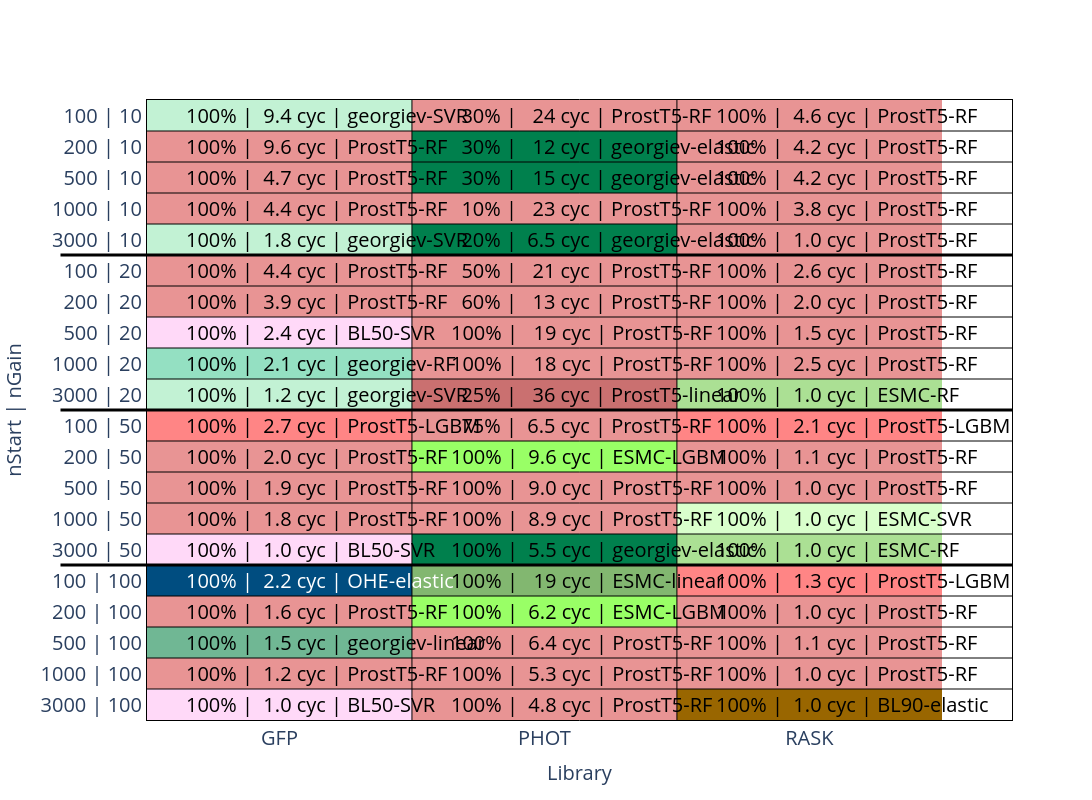

Notebook code for this chart:
### Code cell
import re
import numpy as np
import pandas as pd
import plotly.graph_objects as go
import os

best_combo_excl_YAP1 = best_combo[best_combo['dataset'] != 'YAP1']

# ============================================================================
# HELPER
# ============================================================================
def get_contrast_color(col_str):
    col_str = str(col_str).strip()
    r, g, b = 255, 255, 255

    if col_str.startswith('#'):
        hx = col_str.lstrip('#')
        if len(hx) == 3:
            hx = ''.join(c*2 for c in hx)
        if len(hx) >= 6:
            try:
                r, g, b = tuple(int(hx[i:i+2], 16) for i in (0, 2, 4))
            except:
                pass

    elif col_str.startswith('rgb'):
        vals = [int(v) for v in re.findall(r'\d+', col_str)]
        if len(vals) >= 3:
            r, g, b = vals[0], vals[1], vals[2]

    lum = (0.299 * r + 0.587 * g + 0.114 * b) / 255
    is_dark = lum < 0.5
    is_blue = b > r and b >= g

    return 'white' if (is_dark and is_blue) else 'black'


# ============================================================================
# DATA PREP
# ============================================================================
best_combo_excl_YAP1['combo_name'] = (
    best_combo_excl_YAP1['embedding'].astype(str).str.strip()
    + " x " +
    best_combo_excl_YAP1['model'].astype(str).str.strip()
)

pivot_text = best_combo_excl_YAP1.pivot(
    index=['n_Gain', 'n_Start'],
    columns='dataset',
    values='formatted_value'
)

pivot_combo = best_combo_excl_YAP1.pivot(
    index=['n_Gain', 'n_Start'],
    columns='dataset',
    values='combo_name'
)


y_labels_rich = [f"{start} | {gain}" for gain, start in pivot_text.index]
x_labels_rich = pivot_text.columns.tolist()


# ============================================================================
# UNIQUE COMBOS (SAFE)
# ============================================================================
unique_combos = np.unique(
    [x.strip() for x in pivot_combo.values.flatten() if pd.notna(x)]
)

sorted_unique_combos = sorted(unique_combos, key=lambda x: tuple(x.split(' x ')))
combo_to_int = {combo: i for i, combo in enumerate(sorted_unique_combos)}


# ============================================================================
# Z MATRIX
# ============================================================================
z_vals = np.zeros(pivot_combo.shape)

for i in range(pivot_combo.shape[0]):
    for j in range(pivot_combo.shape[1]):

        combo = pivot_combo.iloc[i, j]

        if pd.isna(combo):
            z_vals[i, j] = np.nan
        else:
            z_vals[i, j] = combo_to_int.get(combo.strip(), np.nan)


# ============================================================================
# COLORSCALE
# ============================================================================
n_colors = len(sorted_unique_combos)
colorscale_dynamic = []

for i, combo in enumerate(sorted_unique_combos):
    color = combination_colors.get(combo, 'rgba(128,128,128,0.8)')
    colorscale_dynamic.append([i / n_colors, color])
    colorscale_dynamic.append([(i + 1) / n_colors, color])


# ============================================================================
# HEATMAP
# ============================================================================
fig_rich = go.Figure(data=go.Heatmap(
    z=z_vals,
    x=x_labels_rich,
    y=y_labels_rich,
    hovertext=pivot_text.values,
    colorscale=colorscale_dynamic,
    zmin=0,
    zmax=n_colors,
    showscale=False,
    hoverinfo="text",
))


# ============================================================================
# ANNOTATIONS (TRUE LEFT CELL ALIGNMENT FIX)
# ============================================================================
annotations = []

for i in range(pivot_combo.shape[0]):
    for j in range(pivot_combo.shape[1]):

        val = pivot_text.iloc[i, j]
        combo = pivot_combo.iloc[i, j]

        if not pd.isna(val):

            base_text = val
            bg_color = combination_colors.get(combo, 'white') if not pd.isna(combo) else 'white'
            text_color = get_contrast_color(bg_color)

            success = int(float(base_text.split('|')[0].strip(" %").strip()))
            duration = float(base_text.split('|')[1].strip(" cyc").replace(',', '.'))
            combo_name = base_text.split('|')[2].strip()

            # ----------------------------
            # FORMATTING (your rules kept)
            # ----------------------------
            success_str = f" {success:>3d}%" if success < 100 else f"{success:>3d}%"
            duration_str = f"{duration:>4.1f} cyc" if duration < 10 else f"{round(duration):>4d} cyc"

            formatted_text = f"{success_str} | {duration_str} | {combo_name}"

            # ----------------------------
            # KEY FIX: shift inside cell
            # ----------------------------
            annotations.append(dict(
                x=j - 0.36,   # IMPORTANT: left-align inside cell
                y=i,
                xref="x",
                yref="y",
                text=formatted_text,
                xanchor="left",
                yanchor="middle",
                align="left",
                showarrow=False,
                font=dict(
                    color=text_color,
                    size=20
                )
            ))


# ============================================================================
# LAYOUT
# ============================================================================
fig_rich.update_layout(
    annotations=annotations,
    height=800,
    width=1500,
    xaxis_title="Library",
    yaxis_title="nStart | nGain",
    plot_bgcolor='white',
    paper_bgcolor='white',
    legend_title_text='Winning Combination',
    legend=dict(font=dict(size=20)),
)


# ============================================================================
# LEGEND
# ============================================================================
for combo in sorted_unique_combos:
    color = combination_colors.get(combo, 'rgba(128, 128, 128, 0.8)')
    fig_rich.add_trace(go.Scatter(
        x=[None], y=[None],
        mode='markers',
        marker=dict(color=color, symbol='square', size=30),
        name=combo,
        legendgroup=combo,
        showlegend=False
    ))


# ============================================================================
# AXES
# ============================================================================
fig_rich.update_yaxes(
    autorange="reversed",
    showgrid=False,
    showline=True,
    linewidth=1,
    linecolor='black',
    mirror=True,
    title_font=dict(size=20),
    tickfont=dict(size=20)
)

fig_rich.update_xaxes(
    showgrid=False,
    showline=True,
    linewidth=1,
    linecolor='black',
    mirror=True,
    title_font=dict(size=20),
    tickfont=dict(size=20)
)


# ============================================================================
# GRID LINES
# ============================================================================
for i in range(len(x_labels_rich) - 1):
    fig_rich.add_vline(x=i + 0.5, line_width=1, line_color='black')

for i in range(len(pivot_text.index) - 1):
    curr_ngain = pivot_text.index[i][0]
    next_ngain = pivot_text.index[i + 1][0]

    lw = 3 if curr_ngain != next_ngain else 1

    fig_rich.add_hline(y=i + 0.5, line_width=lw, line_color='black')

    if lw == 3:
        fig_rich.add_shape(
            type="line",
            x0=-0.1, x1=0,
            y0=i + 0.5, y1=i + 0.5,
            line=dict(color="black", width=lw),
            xref="paper",
            yref="y"
        )


# ============================================================================
# OUTPUT
# ============================================================================
fig_rich.show()

outpath = "plots/"
title = "top_combinations_detailled_excl_YAP1.jpg"

fig_rich.write_image(
    os.path.join(outpath, title),
    scale=2
)

### Figure 1 — Plotly figure (JSON) as saved in the notebook; plotly's stock layout.template omitted (floating-point values rounded to 4 significant figures)
{"data": [{"colorscale": [[0, "rgba(255, 179, 242, 0.5)"], [0.07143, "rgba(255, 179, 242, 0.5)"], [0.07143, "rgba(153, 102,   0, 1)"], [0.1429, "rgba(153, 102,   0, 1)"], [0.1429, "rgba(128, 255,  64, 0.8)"], [0.2143, "rgba(128, 255,  64, 0.8)"], [0.2143, "rgba(115, 204,  77, 0.6)"], [0.2857, "rgba(115, 204,  77, 0.6)"], [0.2857, "rgba(179, 255, 153, 0.5)"], [0.3571, "rgba(179, 255, 153, 0.5)"], [0.3571, "rgba( 77, 153,  51, 0.7)"], [0.4286, "rgba( 77, 153,  51, 0.7)"], [0.4286, "rgba(  0,  77, 128, 1)"], [0.5, "rgba(  0,  77, 128, 1)"], [0.5, "rgba(255, 102, 102, 0.8)"], [0.5714, "rgba(255, 102, 102, 0.8)"], [0.5714, "rgba(217,  77,  77, 0.6)"], [0.6429, "rgba(217,  77,  77, 0.6)"], [0.6429, "rgba(179,  51,  51, 0.7)"], [0.7143, "rgba(179,  51,  51, 0.7)"], [0.7143, "rgba( 77, 204, 153, 0.6)"], [0.7857, "rgba( 77, 204, 153, 0.6)"], [0.7857, "rgba(133, 230, 169, 0.5)"], [0.8571, "rgba(133, 230, 169, 0.5)"], [0.8571, "rgba(  0, 128,  77, 1)"], [0.9286, "rgba(  0, 128,  77, 1)"], [0.9286, "rgba( 51, 153, 102, 0.7)"], [1, "rgba( 51, 153, 102, 0.7)"]], "hoverinfo": "text", "hovertext": [["100.0% | 9.4 cyc | georgiev-SVR", "30.0% | 24.0 cyc | ProstT5-RF", "100.0% | 4.6 cyc | ProstT5-RF"], ["100.0% | 9.6 cyc | ProstT5-RF", "30.0% | 11.7 cyc | georgiev-elastic", "100.0% | 4.2 cyc | ProstT5-RF"], ["100.0% | 4.7 cyc | ProstT5-RF", "30.0% | 14.7 cyc | georgiev-elastic", "100.0% | 4.2 cyc | ProstT5-RF"], ["100.0% | 4.4 cyc | ProstT5-RF", "10.0% | 23.0 cyc | ProstT5-RF", "100.0% | 3.8 cyc | ProstT5-RF"], ["100.0% | 1.8 cyc | georgiev-SVR", "20.0% | 6.5 cyc | georgiev-elastic", "100.0% | 1.0 cyc | ProstT5-RF"], ["100.0% | 4.4 cyc | ProstT5-RF", "50.0% | 20.6 cyc | ProstT5-RF", "100.0% | 2.6 cyc | ProstT5-RF"], ["100.0% | 3.9 cyc | ProstT5-RF", "60.0% | 13.0 cyc | ProstT5-RF", "100.0% | 2.0 cyc | ProstT5-RF"], ["100.0% | 2.4 cyc | BL50-SVR", "100.0% | 18.9 cyc | ProstT5-RF", "100.0% | 1.5 cyc | ProstT5-RF"], ["100.0% | 2.1 cyc | georgiev-RF", "100.0% | 18.0 cyc | ProstT5-RF", "100.0% | 2.5 cyc | ProstT5-RF"], ["100.0% | 1.2 cyc | georgiev-SVR", "25.0% | 35.5 cyc | ProstT5-linear", "100.0% | 1.0 cyc | ESMC-RF"], ["100.0% | 2.7 cyc | ProstT5-LGBM", "75.0% | 6.5 cyc | ProstT5-RF", "100.0% | 2.1 cyc | ProstT5-LGBM"], ["100.0% | 2.0 cyc | ProstT5-RF", "100.0% | 9.6 cyc | ESMC-LGBM", "100.0% | 1.1 cyc | ProstT5-RF"], ["100.0% | 1.9 cyc | ProstT5-RF", "100.0% | 9.0 cyc | ProstT5-RF", "100.0% | 1.0 cyc | ProstT5-RF"], ["100.0% | 1.8 cyc | ProstT5-RF", "100.0% | 8.9 cyc | ProstT5-RF", "100.0% | 1.0 cyc | ESMC-SVR"], ["100.0% | 1.0 cyc | BL50-SVR", "100.0% | 5.5 cyc | georgiev-elastic", "100.0% | 1.0 cyc | ESMC-RF"], ["100.0% | 2.2 cyc | OHE-elastic", "100.0% | 19.0 cyc | ESMC-linear", "100.0% | 1.3 cyc | ProstT5-LGBM"], ["100.0% | 1.6 cyc | ProstT5-RF", "100.0% | 6.2 cyc | ESMC-LGBM", "100.0% | 1.0 cyc | ProstT5-RF"], ["100.0% | 1.5 cyc | georgiev-linear", "100.0% | 6.4 cyc | ProstT5-RF", "100.0% | 1.1 cyc | ProstT5-RF"], ["100.0% | 1.2 cyc | ProstT5-RF", "100.0% | 5.3 cyc | ProstT5-RF", "100.0% | 1.0 cyc | ProstT5-RF"], ["100.0% | 1.0 cyc | BL50-SVR", "100.0% | 4.8 cyc | ProstT5-RF", "100.0% | 1.0 cyc | BL90-elastic"]], "showscale": false, "type": "heatmap", "x": ["GFP", "PHOT", "RASK"], "y": ["100 | 10", "200 | 10", "500 | 10", "1000 | 10", "3000 | 10", "100 | 20", "200 | 20", "500 | 20", "1000 | 20", "3000 | 20", "100 | 50", "200 | 50", "500 | 50", "1000 | 50", "3000 | 50", "100 | 100", "200 | 100", "500 | 100", "1000 | 100", "3000 | 100"], "z": [[11.0, 8.0, 8.0], [8.0, 12.0, 8.0], [8.0, 12.0, 8.0], [8.0, 8.0, 8.0], [11.0, 12.0, 8.0], [8.0, 8.0, 8.0], [8.0, 8.0, 8.0], [0.0, 8.0, 8.0], [10.0, 8.0, 8.0], [11.0, 9.0, 3.0], [7.0, 8.0, 7.0], [8.0, 2.0, 8.0], [8.0, 8.0, 8.0], [8.0, 8.0, 4.0], [0.0, 12.0, 3.0], [6.0, 5.0, 7.0], [8.0, 2.0, 8.0], [13.0, 8.0, 8.0], [8.0, 8.0, 8.0], [0.0, 8.0, 1.0]], "zmax": 14, "zmin": 0}, {"legendgroup": "BL50 x SVR", "marker": {"color": "rgba(255, 179, 242, 0.5)", "size": 30, "symbol": "square"}, "mode": "markers", "name": "BL50 x SVR", "showlegend": false, "type": "scatter", "x": [null], "y": [null]}, {"legendgroup": "BL90 x elastic", "marker": {"color": "rgba(153, 102,   0, 1)", "size": 30, "symbol": "square"}, "mode": "markers", "name": "BL90 x elastic", "showlegend": false, "type": "scatter", "x": [null], "y": [null]}, {"legendgroup": "ESMC x LGBM", "marker": {"color": "rgba(128, 255,  64, 0.8)", "size": 30, "symbol": "square"}, "mode": "markers", "name": "ESMC x LGBM", "showlegend": false, "type": "scatter", "x": [null], "y": [null]}, {"legendgroup": "ESMC x RF", "marker": {"color": "rgba(115, 204,  77, 0.6)", "size": 30, "symbol": "square"}, "mode": "markers", "name": "ESMC x RF", "showlegend": false, "type": "scatter", "x": [null], "y": [null]}, {"legendgroup": "ESMC x SVR", "marker": {"color": "rgba(179, 255, 153, 0.5)", "size": 30, "symbol": "square"}, "mode": "markers", "name": "ESMC x SVR", "showlegend": false, "type": "scatter", "x": [null], "y": [null]}, {"legendgroup": "ESMC x linear", "marker": {"color": "rgba( 77, 153,  51, 0.7)", "size": 30, "symbol": "square"}, "mode": "markers", "name": "ESMC x linear", "showlegend": false, "type": "scatter", "x": [null], "y": [null]}, {"legendgroup": "OHE x elastic", "marker": {"color": "rgba(  0,  77, 128, 1)", "size": 30, "symbol": "square"}, "mode": "markers", "name": "OHE x elastic", "showlegend": false, "type": "scatter", "x": [null], "y": [null]}, {"legendgroup": "ProstT5 x LGBM", "marker": {"color": "rgba(255, 102, 102, 0.8)", "size": 30, "symbol": "square"}, "mode": "markers", "name": "ProstT5 x LGBM", "showlegend": false, "type": "scatter", "x": [null], "y": [null]}, {"legendgroup": "ProstT5 x RF", "marker": {"color": "rgba(217,  77,  77, 0.6)", "size": 30, "symbol": "square"}, "mode": "markers", "name": "ProstT5 x RF", "showlegend": false, "type": "scatter", "x": [null], "y": [null]}, {"legendgroup": "ProstT5 x linear", "marker": {"color": "rgba(179,  51,  51, 0.7)", "size": 30, "symbol": "square"}, "mode": "markers", "name": "ProstT5 x linear", "showlegend": false, "type": "scatter", "x": [null], "y": [null]}, {"legendgroup": "georgiev x RF", "marker": {"color": "rgba( 77, 204, 153, 0.6)", "size": 30, "symbol": "square"}, "mode": "markers", "name": "georgiev x RF", "showlegend": false, "type": "scatter", "x": [null], "y": [null]}, {"legendgroup": "georgiev x SVR", "marker": {"color": "rgba(133, 230, 169, 0.5)", "size": 30, "symbol": "square"}, "mode": "markers", "name": "georgiev x SVR", "showlegend": false, "type": "scatter", "x": [null], "y": [null]}, {"legendgroup": "georgiev x elastic", "marker": {"color": "rgba(  0, 128,  77, 1)", "size": 30, "symbol": "square"}, "mode": "markers", "name": "georgiev x elastic", "showlegend": false, "type": "scatter", "x": [null], "y": [null]}, {"legendgroup": "georgiev x linear", "marker": {"color": "rgba( 51, 153, 102, 0.7)", "size": 30, "symbol": "square"}, "mode": "markers", "name": "georgiev x linear", "showlegend": false, "type": "scatter", "x": [null], "y": [null]}], "layout": {"annotations": [{"align": "left", "font": {"color": "black", "size": 20}, "showarrow": false, "text": "100% |  9.4 cyc | georgiev-SVR", "x": -0.36, "xanchor": "left", "xref": "x", "y": 0, "yanchor": "middle", "yref": "y"}, {"align": "left", "font": {"color": "black", "size": 20}, "showarrow": false, "text": "  30% |   24 cyc | ProstT5-RF", "x": 0.64, "xanchor": "left", "xref": "x", "y": 0, "yanchor": "middle", "yref": "y"}, {"align": "left", "font": {"color": "black", "size": 20}, "showarrow": false, "text": "100% |  4.6 cyc | ProstT5-RF", "x": 1.64, "xanchor": "left", "xref": "x", "y": 0, "yanchor": "middle", "yref": "y"}, {"align": "left", "font": {"color": "black", "size": 20}, "showarrow": false, "text": "100% |  9.6 cyc | ProstT5-RF", "x": -0.36, "xanchor": "left", "xref": "x", "y": 1, "yanchor": "middle", "yref": "y"}, {"align": "left", "font": {"color": "black", "size": 20}, "showarrow": false, "text": "  30% |   12 cyc | georgiev-elastic", "x": 0.64, "xanchor": "left", "xref": "x", "y": 1, "yanchor": "middle", "yref": "y"}, {"align": "left", "font": {"color": "black", "size": 20}, "showarrow": false, "text": "100% |  4.2 cyc | ProstT5-RF", "x": 1.64, "xanchor": "left", "xref": "x", "y": 1, "yanchor": "middle", "yref": "y"}, {"align": "left", "font": {"color": "black", "size": 20}, "showarrow": false, "text": "100% |  4.7 cyc | ProstT5-RF", "x": -0.36, "xanchor": "left", "xref": "x", "y": 2, "yanchor": "middle", "yref": "y"}, {"align": "left", "font": {"color": "black", "size": 20}, "showarrow": false, "text": "  30% |   15 cyc | georgiev-elastic", "x": 0.64, "xanchor": "left", "xref": "x", "y": 2, "yanchor": "middle", "yref": "y"}, {"align": "left", "font": {"color": "black", "size": 20}, "showarrow": false, "text": "100% |  4.2 cyc | ProstT5-RF", "x": 1.64, "xanchor": "left", "xref": "x", "y": 2, "yanchor": "middle", "yref": "y"}, {"align": "left", "font": {"color": "black", "size": 20}, "showarrow": false, "text": "100% |  4.4 cyc | ProstT5-RF", "x": -0.36, "xanchor": "left", "xref": "x", "y": 3, "yanchor": "middle", "yref": "y"}, {"align": "left", "font": {"color": "black", "size": 20}, "showarrow": false, "text": "  10% |   23 cyc | ProstT5-RF", "x": 0.64, "xanchor": "left", "xref": "x", "y": 3, "yanchor": "middle", "yref": "y"}, {"align": "left", "font": {"color": "black", "size": 20}, "showarrow": false, "text": "100% |  3.8 cyc | ProstT5-RF", "x": 1.64, "xanchor": "left", "xref": "x", "y": 3, "yanchor": "middle", "yref": "y"}, {"align": "left", "font": {"color": "black", "size": 20}, "showarrow": false, "text": "100% |  1.8 cyc | georgiev-SVR", "x": -0.36, "xanchor": "left", "xref": "x", "y": 4, "yanchor": "middle", "yref": "y"}, {"align": "left", "font": {"color": "black", "size": 20}, "showarrow": false, "text": "  20% |  6.5 cyc | georgiev-elastic", "x": 0.64, "xanchor": "left", "xref": "x", "y": 4, "yanchor": "middle", "yref": "y"}, {"align": "left", "font": {"color": "black", "size": 20}, "showarrow": false, "text": "100% |  1.0 cyc | ProstT5-RF", "x": 1.64, "xanchor": "left", "xref": "x", "y": 4, "yanchor": "middle", "yref": "y"}, {"align": "left", "font": {"color": "black", "size": 20}, "showarrow": false, "text": "100% |  4.4 cyc | ProstT5-RF", "x": -0.36, "xanchor": "left", "xref": "x", "y": 5, "yanchor": "middle", "yref": "y"}, {"align": "left", "font": {"color": "black", "size": 20}, "showarrow": false, "text": "  50% |   21 cyc | ProstT5-RF", "x": 0.64, "xanchor": "left", "xref": "x", "y": 5, "yanchor": "middle", "yref": "y"}, {"align": "left", "font": {"color": "black", "size": 20}, "showarrow": false, "text": "100% |  2.6 cyc | ProstT5-RF", "x": 1.64, "xanchor": "left", "xref": "x", "y": 5, "yanchor": "middle", "yref": "y"}, {"align": "left", "font": {"color": "black", "size": 20}, "showarrow": false, "text": "100% |  3.9 cyc | ProstT5-RF", "x": -0.36, "xanchor": "left", "xref": "x", "y": 6, "yanchor": "middle", "yref": "y"}, {"align": "left", "font": {"color": "black", "size": 20}, "showarrow": false, "text": "  60% |   13 cyc | ProstT5-RF", "x": 0.64, "xanchor": "left", "xref": "x", "y": 6, "yanchor": "middle", "yref": "y"}, {"align": "left", "font": {"color": "black", "size": 20}, "showarrow": false, "text": "100% |  2.0 cyc | ProstT5-RF", "x": 1.64, "xanchor": "left", "xref": "x", "y": 6, "yanchor": "middle", "yref": "y"}, {"align": "left", "font": {"color": "black", "size": 20}, "showarrow": false, "text": "100% |  2.4 cyc | BL50-SVR", "x": -0.36, "xanchor": "left", "xref": "x", "y": 7, "yanchor": "middle", "yref": "y"}, {"align": "left", "font": {"color": "black", "size": 20}, "showarrow": false, "text": "100% |   19 cyc | ProstT5-RF", "x": 0.64, "xanchor": "left", "xref": "x", "y": 7, "yanchor": "middle", "yref": "y"}, {"align": "left", "font": {"color": "black", "size": 20}, "showarrow": false, "text": "100% |  1.5 cyc | ProstT5-RF", "x": 1.64, "xanchor": "left", "xref": "x", "y": 7, "yanchor": "middle", "yref": "y"}, {"align": "left", "font": {"color": "black", "size": 20}, "showarrow": false, "text": "100% |  2.1 cyc | georgiev-RF", "x": -0.36, "xanchor": "left", "xref": "x", "y": 8, "yanchor": "middle", "yref": "y"}, {"align": "left", "font": {"color": "black", "size": 20}, "showarrow": false, "text": "100% |   18 cyc | ProstT5-RF", "x": 0.64, "xanchor": "left", "xref": "x", "y": 8, "yanchor": "middle", "yref": "y"}, {"align": "left", "font": {"color": "black", "size": 20}, "showarrow": false, "text": "100% |  2.5 cyc | ProstT5-RF", "x": 1.64, "xanchor": "left", "xref": "x", "y": 8, "yanchor": "middle", "yref": "y"}, {"align": "left", "font": {"color": "black", "size": 20}, "showarrow": false, "text": "100% |  1.2 cyc | georgiev-SVR", "x": -0.36, "xanchor": "left", "xref": "x", "y": 9, "yanchor": "middle", "yref": "y"}, {"align": "left", "font": {"color": "black", "size": 20}, "showarrow": false, "text": "  25% |   36 cyc | ProstT5-linear", "x": 0.64, "xanchor": "left", "xref": "x", "y": 9, "yanchor": "middle", "yref": "y"}, {"align": "left", "font": {"color": "black", "size": 20}, "showarrow": false, "text": "100% |  1.0 cyc | ESMC-RF", "x": 1.64, "xanchor": "left", "xref": "x", "y": 9, "yanchor": "middle", "yref": "y"}, {"align": "left", "font": {"color": "black", "size": 20}, "showarrow": false, "text": "100% |  2.7 cyc | ProstT5-LGBM", "x": -0.36, "xanchor": "left", "xref": "x", "y": 10, "yanchor": "middle", "yref": "y"}, {"align": "left", "font": {"color": "black", "size": 20}, "showarrow": false, "text": "  75% |  6.5 cyc | ProstT5-RF", "x": 0.64, "xanchor": "left", "xref": "x", "y": 10, "yanchor": "middle", "yref": "y"}, {"align": "left", "font": {"color": "black", "size": 20}, "showarrow": false, "text": "100% |  2.1 cyc | ProstT5-LGBM", "x": 1.64, "xanchor": "left", "xref": "x", "y": 10, "yanchor": "middle", "yref": "y"}, {"align": "left", "font": {"color": "black", "size": 20}, "showarrow": false, "text": "100% |  2.0 cyc | ProstT5-RF", "x": -0.36, "xanchor": "left", "xref": "x", "y": 11, "yanchor": "middle", "yref": "y"}, {"align": "left", "font": {"color": "black", "size": 20}, "showarrow": false, "text": "100% |  9.6 cyc | ESMC-LGBM", "x": 0.64, "xanchor": "left", "xref": "x", "y": 11, "yanchor": "middle", "yref": "y"}, {"align": "left", "font": {"color": "black", "size": 20}, "showarrow": false, "text": "100% |  1.1 cyc | ProstT5-RF", "x": 1.64, "xanchor": "left", "xref": "x", "y": 11, "yanchor": "middle", "yref": "y"}, {"align": "left", "font": {"color": "black", "size": 20}, "showarrow": false, "text": "100% |  1.9 cyc | ProstT5-RF", "x": -0.36, "xanchor": "left", "xref": "x", "y": 12, "yanchor": "middle", "yref": "y"}, {"align": "left", "font": {"color": "black", "size": 20}, "showarrow": false, "text": "100% |  9.0 cyc | ProstT5-RF", "x": 0.64, "xanchor": "left", "xref": "x", "y": 12, "yanchor": "middle", "yref": "y"}, {"align": "left", "font": {"color": "black", "size": 20}, "showarrow": false, "text": "100% |  1.0 cyc | ProstT5-RF", "x": 1.64, "xanchor": "left", "xref": "x", "y": 12, "yanchor": "middle", "yref": "y"}, {"align": "left", "font": {"color": "black", "size": 20}, "showarrow": false, "text": "100% |  1.8 cyc | ProstT5-RF", "x": -0.36, "xanchor": "left", "xref": "x", "y": 13, "yanchor": "middle", "yref": "y"}, {"align": "left", "font": {"color": "black", "size": 20}, "showarrow": false, "text": "100% |  8.9 cyc | ProstT5-RF", "x": 0.64, "xanchor": "left", "xref": "x", "y": 13, "yanchor": "middle", "yref": "y"}, {"align": "left", "font": {"color": "black", "size": 20}, "showarrow": false, "text": "100% |  1.0 cyc | ESMC-SVR", "x": 1.64, "xanchor": "left", "xref": "x", "y": 13, "yanchor": "middle", "yref": "y"}, {"align": "left", "font": {"color": "black", "size": 20}, "showarrow": false, "text": "100% |  1.0 cyc | BL50-SVR", "x": -0.36, "xanchor": "left", "xref": "x", "y": 14, "yanchor": "middle", "yref": "y"}, {"align": "left", "font": {"color": "black", "size": 20}, "showarrow": false, "text": "100% |  5.5 cyc | georgiev-elastic", "x": 0.64, "xanchor": "left", "xref": "x", "y": 14, "yanchor": "middle", "yref": "y"}, {"align": "left", "font": {"color": "black", "size": 20}, "showarrow": false, "text": "100% |  1.0 cyc | ESMC-RF", "x": 1.64, "xanchor": "left", "xref": "x", "y": 14, "yanchor": "middle", "yref": "y"}, {"align": "left", "font": {"color": "white", "size": 20}, "showarrow": false, "text": "100% |  2.2 cyc | OHE-elastic", "x": -0.36, "xanchor": "left", "xref": "x", "y": 15, "yanchor": "middle", "yref": "y"}, {"align": "left", "font": {"color": "black", "size": 20}, "showarrow": false, "text": "100% |   19 cyc | ESMC-linear", "x": 0.64, "xanchor": "left", "xref": "x", "y": 15, "yanchor": "middle", "yref": "y"}, {"align": "left", "font": {"color": "black", "size": 20}, "showarrow": false, "text": "100% |  1.3 cyc | ProstT5-LGBM", "x": 1.64, "xanchor": "left", "xref": "x", "y": 15, "yanchor": "middle", "yref": "y"}, {"align": "left", "font": {"color": "black", "size": 20}, "showarrow": false, "text": "100% |  1.6 cyc | ProstT5-RF", "x": -0.36, "xanchor": "left", "xref": "x", "y": 16, "yanchor": "middle", "yref": "y"}, {"align": "left", "font": {"color": "black", "size": 20}, "showarrow": false, "text": "100% |  6.2 cyc | ESMC-LGBM", "x": 0.64, "xanchor": "left", "xref": "x", "y": 16, "yanchor": "middle", "yref": "y"}, {"align": "left", "font": {"color": "black", "size": 20}, "showarrow": false, "text": "100% |  1.0 cyc | ProstT5-RF", "x": 1.64, "xanchor": "left", "xref": "x", "y": 16, "yanchor": "middle", "yref": "y"}, {"align": "left", "font": {"color": "black", "size": 20}, "showarrow": false, "text": "100% |  1.5 cyc | georgiev-linear", "x": -0.36, "xanchor": "left", "xref": "x", "y": 17, "yanchor": "middle", "yref": "y"}, {"align": "left", "font": {"color": "black", "size": 20}, "showarrow": false, "text": "100% |  6.4 cyc | ProstT5-RF", "x": 0.64, "xanchor": "left", "xref": "x", "y": 17, "yanchor": "middle", "yref": "y"}, {"align": "left", "font": {"color": "black", "size": 20}, "showarrow": false, "text": "100% |  1.1 cyc | ProstT5-RF", "x": 1.64, "xanchor": "left", "xref": "x", "y": 17, "yanchor": "middle", "yref": "y"}, {"align": "left", "font": {"color": "black", "size": 20}, "showarrow": false, "text": "100% |  1.2 cyc | ProstT5-RF", "x": -0.36, "xanchor": "left", "xref": "x", "y": 18, "yanchor": "middle", "yref": "y"}, {"align": "left", "font": {"color": "black", "size": 20}, "showarrow": false, "text": "100% |  5.3 cyc | ProstT5-RF", "x": 0.64, "xanchor": "left", "xref": "x", "y": 18, "yanchor": "middle", "yref": "y"}, {"align": "left", "font": {"color": "black", "size": 20}, "showarrow": false, "text": "100% |  1.0 cyc | ProstT5-RF", "x": 1.64, "xanchor": "left", "xref": "x", "y": 18, "yanchor": "middle", "yref": "y"}, {"align": "left", "font": {"color": "black", "size": 20}, "showarrow": false, "text": "100% |  1.0 cyc | BL50-SVR", "x": -0.36, "xanchor": "left", "xref": "x", "y": 19, "yanchor": "middle", "yref": "y"}, {"align": "left", "font": {"color": "black", "size": 20}, "showarrow": false, "text": "100% |  4.8 cyc | ProstT5-RF", "x": 0.64, "xanchor": "left", "xref": "x", "y": 19, "yanchor": "middle", "yref": "y"}, {"align": "left", "font": {"color": "black", "size": 20}, "showarrow": false, "text": "100% |  1.0 cyc | BL90-elastic", "x": 1.64, "xanchor": "left", "xref": "x", "y": 19, "yanchor": "middle", "yref": "y"}], "height": 800, "legend": {"font": {"size": 20}, "title": {"text": "Winning Combination"}}, "paper_bgcolor": "white", "plot_bgcolor": "white", "shapes": [{"line": {"color": "black", "width": 1}, "type": "line", "x0": 0.5, "x1": 0.5, "xref": "x", "y0": 0, "y1": 1, "yref": "y domain"}, {"line": {"color": "black", "width": 1}, "type": "line", "x0": 1.5, "x1": 1.5, "xref": "x", "y0": 0, "y1": 1, "yref": "y domain"}, {"line": {"color": "black", "width": 1}, "type": "line", "x0": 0, "x1": 1, "xref": "x domain", "y0": 0.5, "y1": 0.5, "yref": "y"}, {"line": {"color": "black", "width": 1}, "type": "line", "x0": 0, "x1": 1, "xref": "x domain", "y0": 1.5, "y1": 1.5, "yref": "y"}, {"line": {"color": "black", "width": 1}, "type": "line", "x0": 0, "x1": 1, "xref": "x domain", "y0": 2.5, "y1": 2.5, "yref": "y"}, {"line": {"color": "black", "width": 1}, "type": "line", "x0": 0, "x1": 1, "xref": "x domain", "y0": 3.5, "y1": 3.5, "yref": "y"}, {"line": {"color": "black", "width": 3}, "type": "line", "x0": 0, "x1": 1, "xref": "x domain", "y0": 4.5, "y1": 4.5, "yref": "y"}, {"line": {"color": "black", "width": 3}, "type": "line", "x0": -0.1, "x1": 0, "xref": "paper", "y0": 4.5, "y1": 4.5, "yref": "y"}, {"line": {"color": "black", "width": 1}, "type": "line", "x0": 0, "x1": 1, "xref": "x domain", "y0": 5.5, "y1": 5.5, "yref": "y"}, {"line": {"color": "black", "width": 1}, "type": "line", "x0": 0, "x1": 1, "xref": "x domain", "y0": 6.5, "y1": 6.5, "yref": "y"}, {"line": {"color": "black", "width": 1}, "type": "line", "x0": 0, "x1": 1, "xref": "x domain", "y0": 7.5, "y1": 7.5, "yref": "y"}, {"line": {"color": "black", "width": 1}, "type": "line", "x0": 0, "x1": 1, "xref": "x domain", "y0": 8.5, "y1": 8.5, "yref": "y"}, {"line": {"color": "black", "width": 3}, "type": "line", "x0": 0, "x1": 1, "xref": "x domain", "y0": 9.5, "y1": 9.5, "yref": "y"}, {"line": {"color": "black", "width": 3}, "type": "line", "x0": -0.1, "x1": 0, "xref": "paper", "y0": 9.5, "y1": 9.5, "yref": "y"}, {"line": {"color": "black", "width": 1}, "type": "line", "x0": 0, "x1": 1, "xref": "x domain", "y0": 10.5, "y1": 10.5, "yref": "y"}, {"line": {"color": "black", "width": 1}, "type": "line", "x0": 0, "x1": 1, "xref": "x domain", "y0": 11.5, "y1": 11.5, "yref": "y"}, {"line": {"color": "black", "width": 1}, "type": "line", "x0": 0, "x1": 1, "xref": "x domain", "y0": 12.5, "y1": 12.5, "yref": "y"}, {"line": {"color": "black", "width": 1}, "type": "line", "x0": 0, "x1": 1, "xref": "x domain", "y0": 13.5, "y1": 13.5, "yref": "y"}, {"line": {"color": "black", "width": 3}, "type": "line", "x0": 0, "x1": 1, "xref": "x domain", "y0": 14.5, "y1": 14.5, "yref": "y"}, {"line": {"color": "black", "width": 3}, "type": "line", "x0": -0.1, "x1": 0, "xref": "paper", "y0": 14.5, "y1": 14.5, "yref": "y"}, {"line": {"color": "black", "width": 1}, "type": "line", "x0": 0, "x1": 1, "xref": "x domain", "y0": 15.5, "y1": 15.5, "yref": "y"}, {"line": {"color": "black", "width": 1}, "type": "line", "x0": 0, "x1": 1, "xref": "x domain", "y0": 16.5, "y1": 16.5, "yref": "y"}, {"line": {"color": "black", "width": 1}, "type": "line", "x0": 0, "x1": 1, "xref": "x domain", "y0": 17.5, "y1": 17.5, "yref": "y"}, {"line": {"color": "black", "width": 1}, "type": "line", "x0": 0, "x1": 1, "xref": "x domain", "y0": 18.5, "y1": 18.5, "yref": "y"}], "width": 1500, "xaxis": {"linecolor": "black", "linewidth": 1, "mirror": true, "showgrid": false, "showline": true, "tickfont": {"size": 20}, "title": {"font": {"size": 20}, "text": "Library"}}, "yaxis": {"autorange": "reversed", "linecolor": "black", "linewidth": 1, "mirror": true, "showgrid": false, "showline": true, "tickfont": {"size": 20}, "title": {"font": {"size": 20}, "text": "nStart | nGain"}}}}
